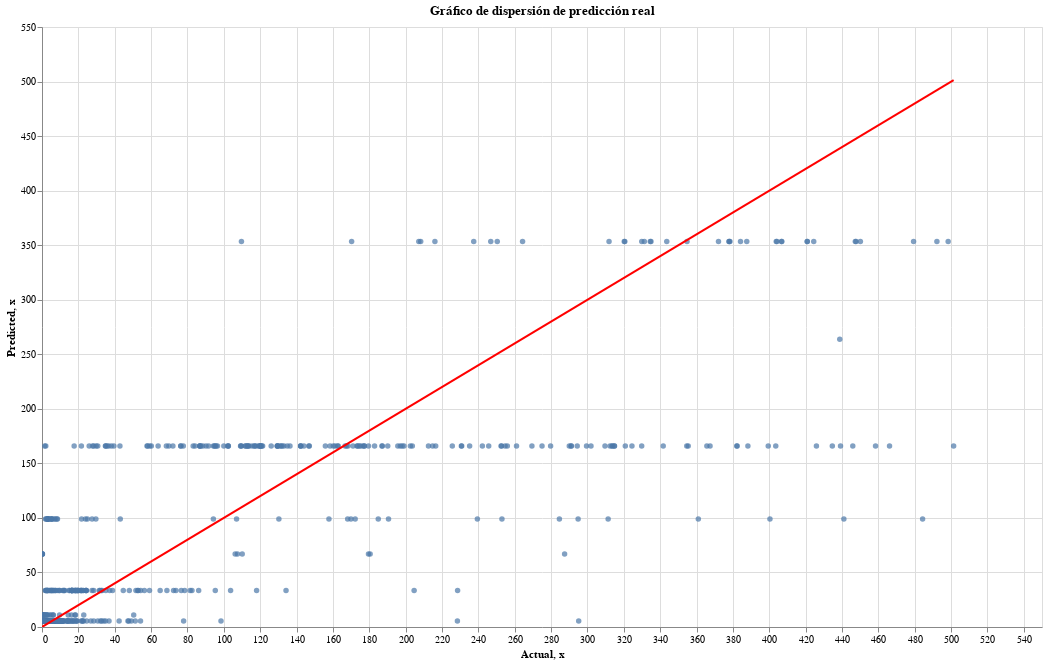

Notebook code cell kept with this figure:
### Code cell
grafo(y_test, y_pred_test)

### Figure 1 — Vega-Lite specification as saved in the notebook (floating-point values rounded to 4 significant figures; data arrays with more than 128 entries replaced by an {"elided": "..."} marker saying what was removed)
{"config": {"view": {"continuousWidth": 300, "continuousHeight": 300}}, "layer": [{"data": {"name": "data-c974b54c5f185bd678fb6ae607b64010"}, "mark": {"type": "circle"}, "encoding": {"x": {"field": "Actual", "type": "quantitative"}, "y": {"field": "Predicted", "type": "quantitative"}}, "name": "view_4", "title": "Gráfico de dispersión de predicción real"}, {"data": {"name": "data-0fa09a2259441344f2b87b3e11394156"}, "mark": {"type": "line", "color": "red"}, "encoding": {"x": {"field": "x", "type": "quantitative"}, "y": {"field": "x", "type": "quantitative"}}}], "height": 600, "params": [{"name": "param_4", "select": {"type": "interval", "encodings": ["x", "y"]}, "bind": "scales", "views": ["view_4"]}], "width": 1000, "$schema": "https://vega.github.io/schema/vega-lite/v5.14.1.json", "datasets": {"data-c974b54c5f185bd678fb6ae607b64010": {"elided": "850 records"}, "data-0fa09a2259441344f2b87b3e11394156": [{"x": 0.06749}, {"x": 501.4}]}}
